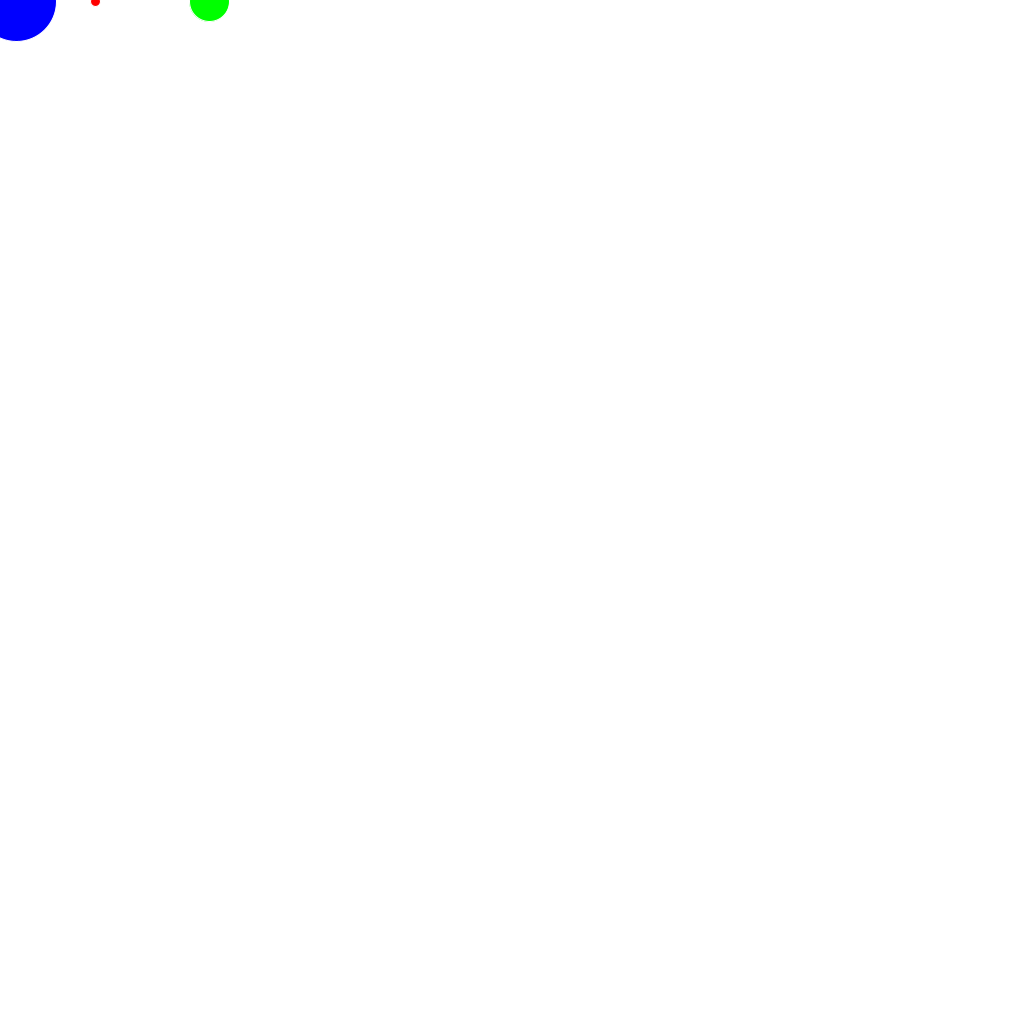
Frame 1 (no input)
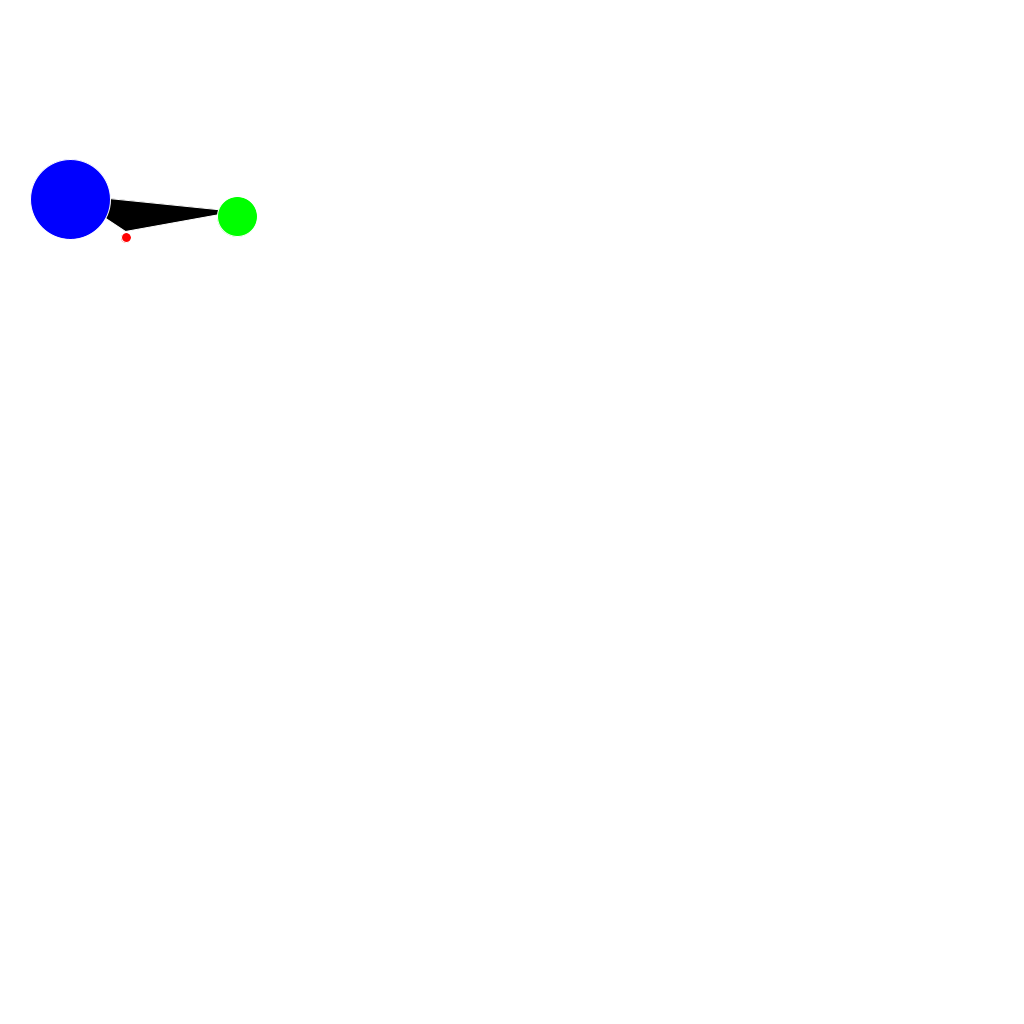
Frame 60 (the mouse pressed at the canvas centre just before this capture)
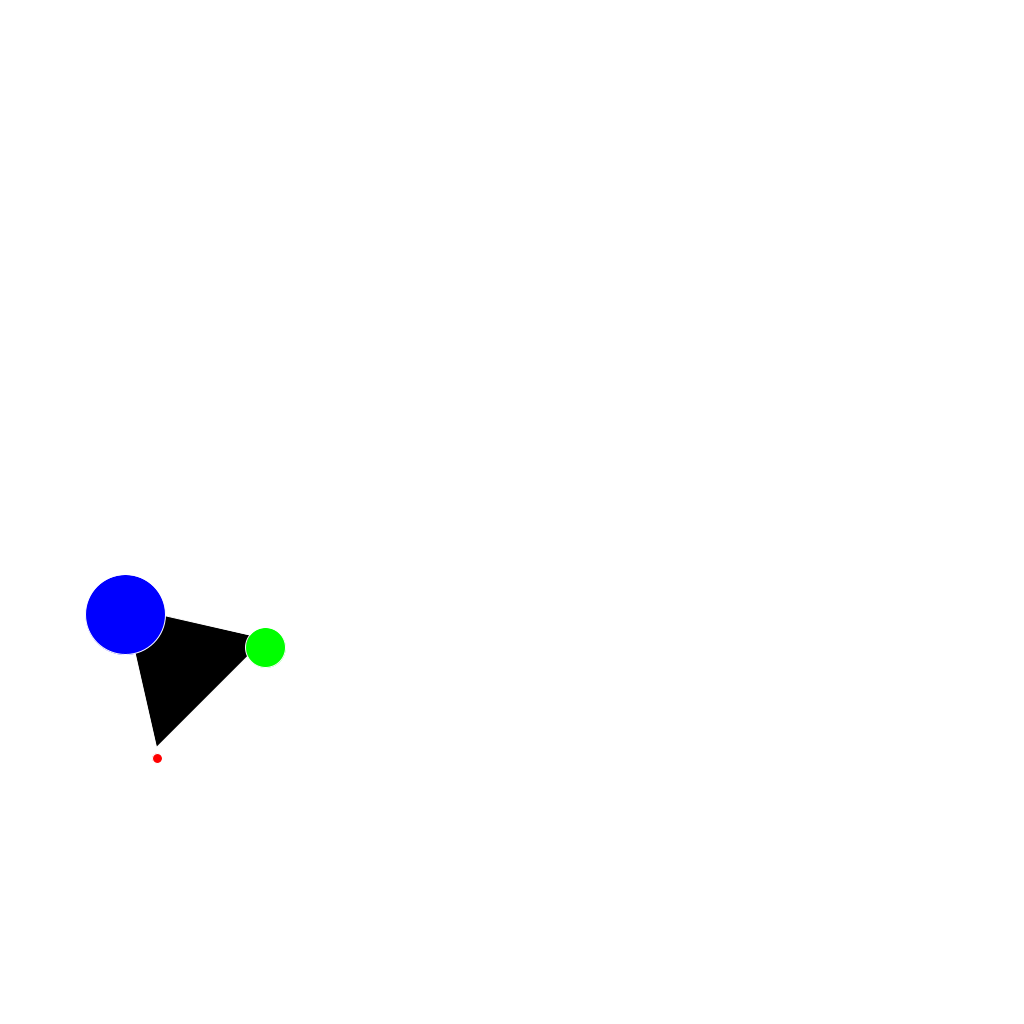
Frame 120 (the mouse held since frame 60 and released just before this capture)

The Processing sketch that drew these frames (run headless with seeded random() and noise(); from frame 60 on, the mouse is pressed at the canvas centre):

// Processing sketch: sketch_sep27b_gravity
// ── sketch_sep27b_gravity.pde
// Jason Stephens
// Introduction To Computational Media (ICM)
// ITP - Fall 2010
// Week:3_Practice: Gravity Simulation



// setup for 1st x,y (gravity, speed, cordinates)
float x1; //declare x1 for initial starting point dependent on width
float y1 = 0;//y1 initial starting point
float speedY1 = random(1,2);// vertical component of velocity for vertex 1
float speedX1 = random(0,2);//horizontal component of velocit for vertex 1
float gravity1 = random(.05,.08);
float dampenX1 = random(-1.05,-1.5);
float dampenY1 =random(-.9855,-.99999);
// setup for 2nd xy (gravity, speed, coordinates)
float x2;  //decalre x2 for starting point dependent on setup width
float y2 = 0;
float speedX2 = random(0,2);
float speedY2 = random(1,2);
float gravity2 = random(.05,.08);
float dampenX2 =random(-1.01,-1.15);
float dampenY2 =random(-.98,-.9999);

// setup for 3nd xy (gravity, speed, coordinates)
float x3;  //declare x3 for starting point dependent on setup width
float y3 = 0;
float speedX3 = random(0,2);
float speedY3 = random(1,2);
float gravity3 = random(.05,.08);
float dampenX3 = random(-1.05,-1.15);
float dampenY3=random(-.9855,-.9999);

void setup() {
  println(x1);
  size (1024,1024);
  fill(0);
  stroke(255);
  rectMode(CENTER);
  //initialize x1-x3 now that size is setup
  x1=random(width);
  x2=random(width);
  x3=random(width);
}

void draw() {
  background(255);
  drawTriangle();
  moveTriangle();
  bounceTriangle();
  drawEllipseMarker();
  //rect(x1,y1,10,10);
}

void drawEllipseMarker(){
  fill(255,0,0);
  ellipse (x1,y1,10,10);
  fill(0,255,0);
  ellipse (x2,y2,40,40);
  fill(0,0,255);
  ellipse (x3,y3,80,80);
}

// creating the drawTriangle function
void drawTriangle() {
  fill(0);
  triangle(x1,y1,x2,y2,x3,y3);
}

//creating the moveTriangle function
void moveTriangle() {
  // bouncing for 1st xy
  y1=y1+speedY1;//add speed to location
  x1=x1+speedX1;
  speedY1=speedY1+gravity1;//add gravit to speed
   //setup for 2nd xy
  y2=y2+speedY2; //add speed to the y2 ooordinates
  speedY2=speedY2+gravity2;
  x2=x2+speedX2; 
   //setup for 3nd xy
  y3=y3+speedY3; //add speed to the y2 ooordinates
  speedY3=speedY3+gravity3;
  x3=x3+speedX3;
}

//creating the bounceTriangle function
void bounceTriangle() {
  //if the triangle reaches the bottom reverse the speed
  //x1,y1 check bounce and dampen
  if (y1>height) {
    speedY1=speedY1*dampenY1; // change direction with dampening
  }
  if ((x1>width)||(x1<0)) {
    speedX1=speedX1*dampenX1; //change direction with dampen
  }
  //x2,y2 check bounce and dampening
  if (y2>height) {
    speedY2=speedY2*dampenY2;  //change direction with dampen
  }
  if ((x2>width)||(x2<0)) {
    speedX2=speedX2*dampenX2;  //change direction with dampen
  }
  //x3,y3 check bounce and dampen
  if (y3>height) {
    speedY3=speedY3*dampenY3;  //change direction with dampen
  }
  if ((x3>width)||(x3<0)) {
    speedX3=speedX3*dampenX3; // change direction with dampen
  }
}
